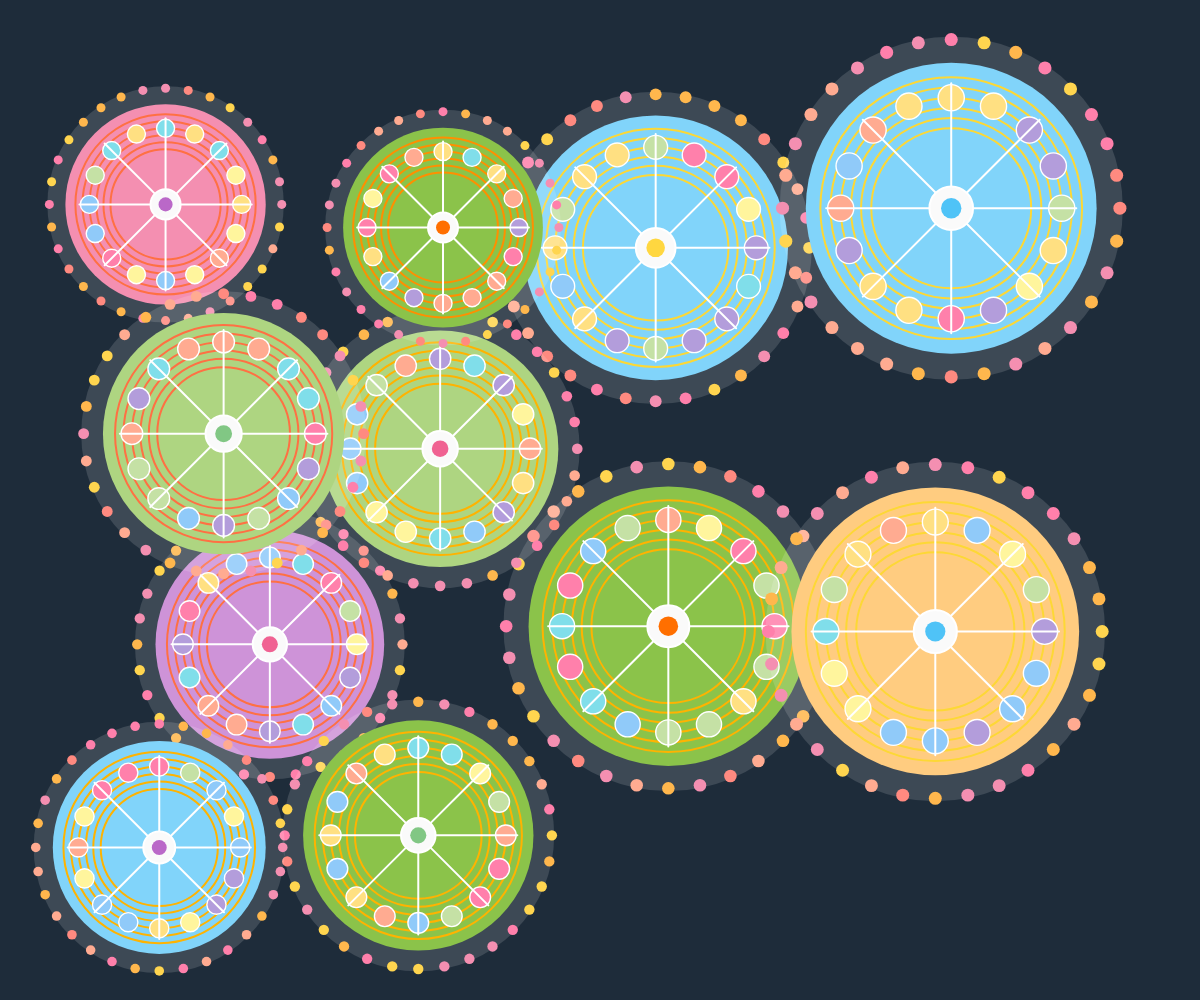
Frame 1 (no input)
Frame 2 (the mouse pressed at the canvas centre, redrawn once): identical to frame 1, image omitted

The p5.js sketch that drew this single still picture (run headless with seeded random() and noise() and a simulated clock; the mouse was pressed at the canvas centre and the sketch redrawn once):

// p5.js sketch
// ── sketch.js
//  Iteration 3 – small update on Version 2:
// slightly less overlap + richer colours + no black centres

function setup() {
  createCanvas(windowWidth, windowHeight);
  angleMode(DEGREES);
  noLoop(); 
}

function draw() {
  background("#1e2c3a");
  
  // how many circles we want to draw on the screen
  let circleCount = 15;
  randomSeed(20251114); // keep layout stable if needed

  // store placed circles to reduce overlap
  let placed = [];

  for (let i = 0; i < circleCount; i++) {

    // random size for each circle
    let size = random(180, 320);

    // keep circles away from the edges
    let margin = size * 0.7;
    let x, y;
    let ok = false;
    let tries = 0;

    // try a few times to avoid heavy overlap
    while (!ok && tries < 200) {
      x = random(margin, width - margin);
      y = random(margin, height - margin);
      ok = true;

      for (let c of placed) {
        let d = dist(x, y, c.x, c.y);
        // allow some touching but avoid big overlaps (option B)
        let minDist = (size * 0.5 + c.size * 0.5) * 0.9;
        if (d < minDist) {
          ok = false;
          break;
        }
      }

      tries++;
    }

    // only draw if we found a reasonable position
    if (ok) {
      placed.push({ x, y, size });
      drawCircle(x, y, size);
    }
  }
}

// draw one circle with many patterns
function drawCircle(x, y, size) {
  push();
  translate(x, y);

  // Background glow – use soft light instead of dark circle
  noStroke();
  fill(255, 255, 255, 35); 
  ellipse(0, 0, size * 1.18);

  // main circle
  fill(randomMainColor()); 
  ellipse(0, 0, size);

  // ring lines around the circle
  stroke(randomRingColor()); 
  strokeWeight(2);
  noFill();
  for (let r = size * 0.55; r < size * 0.92; r += size * 0.07) {
    ellipse(0, 0, r);
  }

  // inside dots – now colourful (option B: medium richness)
  stroke(255);
  strokeWeight(1.4);
  let insideDots = 16;

  for (let i = 0; i < insideDots; i++) {
    let angle = i * (360 / insideDots);
    let px = cos(angle) * (size * 0.38);
    let py = sin(angle) * (size * 0.38);
    fill(randomInnerDotColor());
    ellipse(px, py, size * 0.09);
  }

  // outside dots – keep halo, with some warm colour variation
  noStroke();
  let outsideDots = 32;

  for (let i = 0; i < outsideDots; i++) {
    let angle = i * (360 / outsideDots);
    let px = cos(angle) * (size * 0.58);
    let py = sin(angle) * (size * 0.58);
    fill(randomOuterDotColor());
    ellipse(px, py, size * 0.045);
  }

  // 8 lines like wheel spokes
  stroke("#FFFFFF");
  strokeWeight(2);
  for (let i = 0; i < 8; i++) {
    let angle = i * 45;
    let px = cos(angle) * (size * 0.43);
    let py = sin(angle) * (size * 0.43);
    line(0, 0, px, py);
  }

  // center dots – no dark circle, lighter ring + colourful centre
  fill("#FAFAFA");
  stroke("#FFFFFF");
  strokeWeight(2);
  ellipse(0, 0, size * 0.15);

  noStroke();
  fill(randomCenterDotColor());
  ellipse(0, 0, size * 0.07);

  pop();
}

// random color for the main big circle
function randomMainColor() {
  let colors = ["#8BC34A", "#81D4FA", "#F48FB1", "#CE93D8", "#FFCC80", "#AED581"];
  return random(colors);
}

// random color for ring lines
function randomRingColor() {
  let colors = ["#FFB300", "#FF7043", "#FDD835", "#FF8F00"];
  return random(colors);
}

// medium-rich colour set for inner dots (option B)
function randomInnerDotColor() {
  let colors = [
    "#FFE082", "#FFAB91", "#FF80AB",
    "#80DEEA", "#C5E1A5", "#B39DDB",
    "#FFF59D", "#90CAF9"
  ];
  return random(colors);
}

// medium-rich warm colours for outer halo
function randomOuterDotColor() {
  let colors = [
    "#FF8A80", "#FFB74D", "#FFD54F",
    "#FF80AB", "#FFAB91", "#F48FB1"
  ];
  return random(colors);
}

// centre dot colours
function randomCenterDotColor() {
  let colors = [
    "#FFD740", "#FF6F00", "#F06292",
    "#4FC3F7", "#81C784", "#BA68C8"
  ];
  return random(colors);
}
